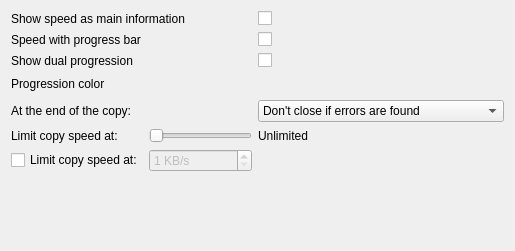
<?xml version="1.0" encoding="UTF-8"?>
<ui version="4.0">
 <class>options</class>
 <widget class="QWidget" name="options">
  <property name="geometry">
   <rect>
    <x>0</x>
    <y>0</y>
    <width>515</width>
    <height>251</height>
   </rect>
  </property>
  <layout class="QGridLayout" name="gridLayout">
   <item row="0" column="2">
    <widget class="QCheckBox" name="checkBoxShowSpeed"/>
   </item>
   <item row="3" column="2">
    <widget class="QFrame" name="frameProgressionColor">
     <layout class="QHBoxLayout" name="horizontalLayout">
      <property name="spacing">
       <number>0</number>
      </property>
      <property name="leftMargin">
       <number>0</number>
      </property>
      <property name="topMargin">
       <number>0</number>
      </property>
      <property name="rightMargin">
       <number>0</number>
      </property>
      <property name="bottomMargin">
       <number>0</number>
      </property>
      <item>
       <widget class="QPushButton" name="progressColorWrite">
        <property name="minimumSize">
         <size>
          <width>75</width>
          <height>20</height>
         </size>
        </property>
        <property name="maximumSize">
         <size>
          <width>75</width>
          <height>20</height>
         </size>
        </property>
        <property name="iconSize">
         <size>
          <width>75</width>
          <height>20</height>
         </size>
        </property>
        <property name="flat">
         <bool>true</bool>
        </property>
       </widget>
      </item>
      <item>
       <widget class="QPushButton" name="progressColorRead">
        <property name="minimumSize">
         <size>
          <width>75</width>
          <height>20</height>
         </size>
        </property>
        <property name="maximumSize">
         <size>
          <width>75</width>
          <height>20</height>
         </size>
        </property>
        <property name="iconSize">
         <size>
          <width>75</width>
          <height>20</height>
         </size>
        </property>
        <property name="flat">
         <bool>true</bool>
        </property>
       </widget>
      </item>
      <item>
       <widget class="QPushButton" name="progressColorRemaining">
        <property name="minimumSize">
         <size>
          <width>75</width>
          <height>20</height>
         </size>
        </property>
        <property name="maximumSize">
         <size>
          <width>75</width>
          <height>20</height>
         </size>
        </property>
        <property name="iconSize">
         <size>
          <width>75</width>
          <height>20</height>
         </size>
        </property>
        <property name="flat">
         <bool>true</bool>
        </property>
       </widget>
      </item>
      <item>
       <spacer name="horizontalSpacer_2">
        <property name="orientation">
         <enum>Qt::Horizontal</enum>
        </property>
        <property name="sizeHint" stdset="0">
         <size>
          <width>40</width>
          <height>20</height>
         </size>
        </property>
       </spacer>
      </item>
     </layout>
    </widget>
   </item>
   <item row="1" column="0" colspan="2">
    <widget class="QLabel" name="labelSpeedWithProgressBar">
     <property name="text">
      <string>Speed with progress bar</string>
     </property>
    </widget>
   </item>
   <item row="4" column="2">
    <widget class="QComboBox" name="comboBox_copyEnd">
     <item>
      <property name="text">
       <string notr="true">Don't close if errors are found</string>
      </property>
     </item>
     <item>
      <property name="text">
       <string notr="true">Never close</string>
      </property>
     </item>
     <item>
      <property name="text">
       <string notr="true">Always close</string>
      </property>
     </item>
    </widget>
   </item>
   <item row="0" column="0" colspan="2">
    <widget class="QLabel" name="labelShowSpeedAsMain">
     <property name="text">
      <string>Show speed as main information</string>
     </property>
    </widget>
   </item>
   <item row="3" column="0">
    <widget class="QLabel" name="labelProgressionColor">
     <property name="text">
      <string>Progression color</string>
     </property>
    </widget>
   </item>
   <item row="7" column="0">
    <widget class="QCheckBox" name="checkBox_limitSpeed">
     <property name="text">
      <string>Limit copy speed at:</string>
     </property>
    </widget>
   </item>
   <item row="7" column="1">
    <widget class="QSpinBox" name="limitSpeed">
     <property name="enabled">
      <bool>false</bool>
     </property>
     <property name="suffix">
      <string> KB/s</string>
     </property>
     <property name="minimum">
      <number>1</number>
     </property>
     <property name="maximum">
      <number>999999</number>
     </property>
    </widget>
   </item>
   <item row="2" column="2">
    <widget class="QCheckBox" name="showDualProgression"/>
   </item>
   <item row="4" column="1">
    <spacer name="horizontalSpacer">
     <property name="orientation">
      <enum>Qt::Horizontal</enum>
     </property>
     <property name="sizeHint" stdset="0">
      <size>
       <width>122</width>
       <height>20</height>
      </size>
     </property>
    </spacer>
   </item>
   <item row="2" column="0" colspan="2">
    <widget class="QLabel" name="label">
     <property name="text">
      <string>Show dual progression</string>
     </property>
    </widget>
   </item>
   <item row="6" column="0">
    <widget class="QLabel" name="label_Slider_speed">
     <property name="text">
      <string>Limit copy speed at:</string>
     </property>
    </widget>
   </item>
   <item row="8" column="0">
    <spacer name="verticalSpacer">
     <property name="orientation">
      <enum>Qt::Vertical</enum>
     </property>
     <property name="sizeHint" stdset="0">
      <size>
       <width>20</width>
       <height>40</height>
      </size>
     </property>
    </spacer>
   </item>
   <item row="4" column="0">
    <widget class="QLabel" name="label_2">
     <property name="text">
      <string>At the end of the copy: </string>
     </property>
    </widget>
   </item>
   <item row="1" column="2">
    <widget class="QCheckBox" name="speedWithProgressBar"/>
   </item>
   <item row="6" column="2">
    <widget class="QLabel" name="label_SpeedMaxValue">
     <property name="text">
      <string notr="true">Unlimited</string>
     </property>
    </widget>
   </item>
   <item row="6" column="1">
    <widget class="QSlider" name="SliderSpeed">
     <property name="maximum">
      <number>5</number>
     </property>
     <property name="orientation">
      <enum>Qt::Horizontal</enum>
     </property>
    </widget>
   </item>
  </layout>
 </widget>
 <resources/>
 <connections>
  <connection>
   <sender>checkBox_limitSpeed</sender>
   <signal>clicked(bool)</signal>
   <receiver>limitSpeed</receiver>
   <slot>setEnabled(bool)</slot>
   <hints>
    <hint type="sourcelabel">
     <x>109</x>
     <y>144</y>
    </hint>
    <hint type="destinationlabel">
     <x>199</x>
     <y>144</y>
    </hint>
   </hints>
  </connection>
 </connections>
</ui>
